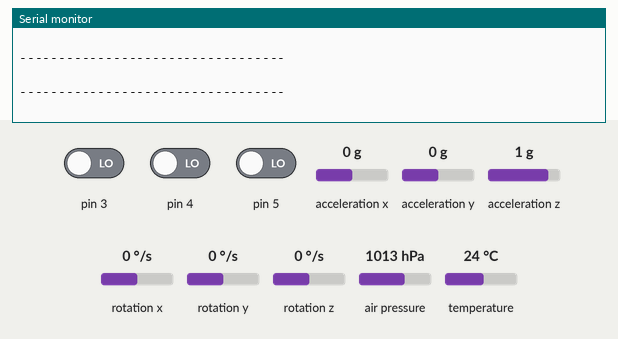
Recording of a sketch running on a simulated Arduino Uno, built with avr-gcc and run on an emulated ATmega328P. Shown: the last lines printed to the serial monitor. Wiring (inferred from the names in the program): MPU-6050 motion sensor at I2C address 0x68. The inputs (shaded band) are chosen by the test bench; at power-on: pin 3 LOW, pin 4 LOW, pin 5 LOW, acceleration x 0 g, acceleration y 0 g, acceleration z 1 g, rotation x 0 °/s, rotation y 0 °/s, rotation z 0 °/s, air pressure 1013 hPa, temperature 24 °C.

Above: at 5.8 s.
5.9 s: pin 3 driven HIGH
11.9 s: pin 3 driven LOW and pin 4 driven HIGH
At 16.5 s:
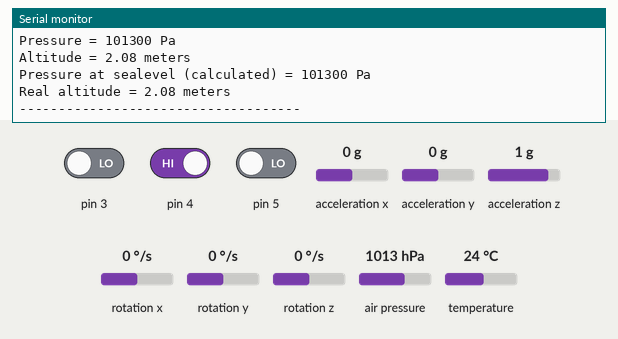
17.9 s: pin 5 driven HIGH
28.7 s: pin 4 driven LOW
At 33.8 s:
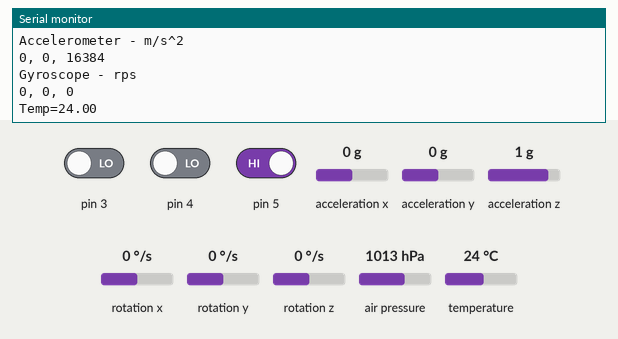
34.9 s: acceleration x set to -1.4 g
At 36.9 s:
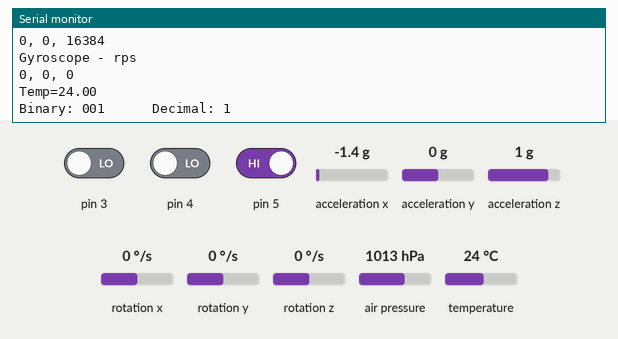
40.9 s: acceleration y set to -1.4 g
At 47.6 s:
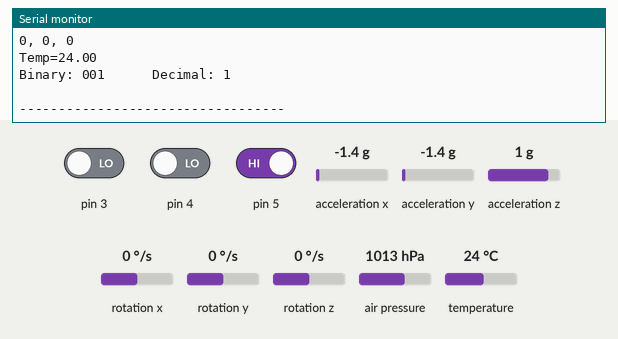
Timing chart, 0 to 47.9 s (numbered marks = the images above; inputs shaded):
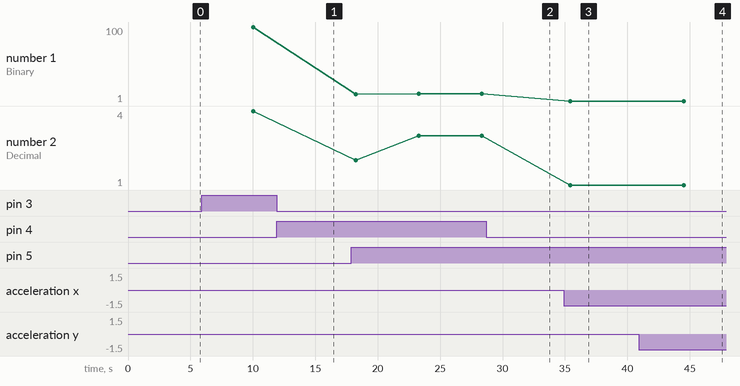

Measured:
- after the input at 11.9 s, the serial monitor: prints a new line after 3.1 s (image 1)
- after the input at 28.7 s, the serial monitor: prints a new line after 4.6 s (image 2)
- after the input at 40.9 s, the serial monitor: prints a new line after 1.6 s (image 4)
- plotted number 1: 100 → 11 after the input at 17.9 s
- plotted number 2: 4 → 3 after the input at 17.9 s

The sketch:

fullSystem_AccDip_BarDip_UltrasonicDip_v3.ino
```cpp
//Import all required libraries
#include <Adafruit_BMP085.h>
#include <SPI.h>
#include <Wire.h>
#include <Adafruit_GFX.h>
#include <Adafruit_SSD1306.h>
#include <Adafruit_MPU6050.h>
#include <Adafruit_Sensor.h>
#include <Adafruit_BMP280.h>
const int MPU6050_addr = 0x68;
int16_t AccX, AccY, AccZ, Temp, GyroX, GyroY, GyroZ;
#define trigPin 8
#define echoPin 7
Adafruit_BMP085 bmp;

// Declaration for an SSD1306 display connected to I2C (SDA, SCL pins)
#define OLED_RESET     4 // Reset pin # (or -1 if sharing Arduino reset pin)

#include <Adafruit_BMP085.h>
#define seaLevelPressure_hPa 1013.25


#define SCREEN_WIDTH 128 // OLED display width, in pixels
#define SCREEN_HEIGHT 64 // OLED display height, in pixels
Adafruit_SSD1306 display(SCREEN_WIDTH, SCREEN_HEIGHT);

//Initialize the variables
int bitVal;
String stringBit;
String stringBinary;
long binaryNumber;
int decimalNumber;
float duration;
float distance_cm;
float distance_in;
/*
//Prints the HEC5 logo on OLED Display
static const uint8_t PROGMEM logo[] = {
  0x00, 0x00, 0x00, 0x00, 0x00, 0x00, 0x00, 0x00, 0x00, 0x00, 0x00, 0x00, 0x00, 0x00, 0x00, 0x00,
  0x00, 0x00, 0x00, 0x00, 0x00, 0x00, 0x00, 0x00, 0x00, 0x00, 0x00, 0x00, 0x00, 0x00, 0x00, 0x00,
  0x00, 0x00, 0x00, 0x00, 0x00, 0x00, 0x00, 0x00, 0x00, 0x00, 0x00, 0x00, 0x00, 0x00, 0x00, 0x00,
  0x00, 0x00, 0x00, 0x00, 0x00, 0x00, 0x00, 0x00, 0x00, 0x00, 0x00, 0x00, 0x00, 0x00, 0x00, 0x00,
  0x00, 0x00, 0x00, 0x00, 0x00, 0x00, 0x00, 0x2f, 0xbb, 0x00, 0x00, 0x00, 0x00, 0x00, 0x00, 0x00,
  0x00, 0x00, 0x00, 0x00, 0x00, 0x00, 0x00, 0x3f, 0xa3, 0x80, 0x00, 0x00, 0x00, 0x00, 0x00, 0x00,
  0x00, 0x00, 0x00, 0x00, 0x00, 0x00, 0x00, 0x37, 0xb1, 0x80, 0x00, 0x00, 0x00, 0x00, 0x00, 0x00,
  0x00, 0x00, 0x00, 0x00, 0x00, 0x00, 0x00, 0x00, 0x03, 0x80, 0x00, 0x00, 0x00, 0x00, 0x00, 0x00,
  0x00, 0x00, 0x00, 0x00, 0x00, 0x00, 0x00, 0x00, 0x00, 0x00, 0x00, 0x00, 0x00, 0x00, 0x00, 0x00,
  0x00, 0x00, 0x00, 0x00, 0x00, 0x00, 0x00, 0x00, 0x00, 0x00, 0x00, 0x00, 0x00, 0x00, 0x00, 0x00,
  0x00, 0x00, 0x00, 0x00, 0x00, 0x00, 0x00, 0x00, 0x00, 0x00, 0x00, 0x00, 0x00, 0x00, 0x00, 0x00,
  0x00, 0x00, 0x00, 0x00, 0x00, 0x00, 0x00, 0x00, 0x00, 0x00, 0x00, 0x00, 0x00, 0x00, 0x00, 0x00,
  0x00, 0x00, 0x00, 0x00, 0x00, 0x00, 0x0c, 0x00, 0x00, 0x00, 0x08, 0x00, 0x00, 0x00, 0x00, 0x00,
  0x00, 0x00, 0x00, 0x00, 0x00, 0x18, 0x00, 0x00, 0x00, 0x80, 0x1c, 0x00, 0x00, 0x00, 0x00, 0x00,
  0x00, 0x00, 0x00, 0x00, 0x00, 0x0c, 0x00, 0x00, 0x01, 0x00, 0x1a, 0x00, 0x00, 0x00, 0x00, 0x00,
  0x00, 0x00, 0x00, 0x00, 0x00, 0x30, 0x18, 0x00, 0x01, 0x00, 0xcb, 0x00, 0x00, 0x00, 0x00, 0x00,
  0x00, 0x00, 0x00, 0x00, 0x00, 0x70, 0xff, 0xf0, 0x02, 0x00, 0xe3, 0x80, 0x00, 0x00, 0x00, 0x00,
  0x00, 0x00, 0x00, 0x00, 0x00, 0x71, 0xff, 0x60, 0x04, 0x00, 0x75, 0x80, 0x00, 0x00, 0x00, 0x00,
  0x00, 0x00, 0x00, 0x00, 0x00, 0xc3, 0xff, 0x20, 0x08, 0x00, 0xf3, 0x40, 0x00, 0x00, 0x00, 0x00,
  0x00, 0x00, 0x00, 0x00, 0x00, 0xc7, 0xff, 0x00, 0x10, 0xc0, 0xf9, 0xc0, 0x00, 0x00, 0x00, 0x00,
  0x00, 0x00, 0x00, 0x00, 0x01, 0xcf, 0x03, 0x00, 0x24, 0x61, 0xfd, 0x20, 0x00, 0x00, 0x00, 0x00,
  0x00, 0x00, 0x00, 0x00, 0x01, 0xdf, 0x47, 0x80, 0x40, 0x30, 0xfd, 0xe0, 0x00, 0x00, 0x00, 0x00,
  0x00, 0x00, 0x00, 0x00, 0x03, 0x9f, 0x03, 0x81, 0xe0, 0x1c, 0xfe, 0xe0, 0x00, 0x00, 0x00, 0x00,
  0x00, 0x00, 0x00, 0x00, 0x06, 0x9f, 0xe7, 0x01, 0xf8, 0x1f, 0x7e, 0x60, 0x00, 0x00, 0x00, 0x00,
  0x00, 0x00, 0x00, 0x00, 0x03, 0x8f, 0xff, 0x01, 0x38, 0x3f, 0x7e, 0x20, 0x00, 0x00, 0x00, 0x00,
  0x00, 0x00, 0x00, 0x00, 0x00, 0x07, 0xfe, 0x03, 0xf4, 0x27, 0x7f, 0x30, 0x00, 0x00, 0x00, 0x00,
  0x00, 0x00, 0x00, 0x00, 0x00, 0x07, 0xfc, 0x07, 0xff, 0xff, 0x7f, 0x38, 0x00, 0x00, 0x00, 0x00,
  0x00, 0x00, 0x00, 0x00, 0x00, 0x02, 0x6c, 0x05, 0xff, 0xf3, 0x7f, 0x38, 0x00, 0x00, 0x00, 0x00,
  0x00, 0x00, 0x00, 0x00, 0x00, 0x00, 0x46, 0x0b, 0xfe, 0xfb, 0xff, 0x28, 0x00, 0x00, 0x00, 0x00,
  0x00, 0x00, 0x00, 0x00, 0x00, 0x00, 0x04, 0x13, 0xff, 0xf8, 0xff, 0xb8, 0x00, 0x00, 0x00, 0x00,
  0x00, 0x00, 0x00, 0x00, 0x00, 0x00, 0x1e, 0x23, 0xbf, 0xfd, 0xff, 0x80, 0x00, 0x00, 0x00, 0x00,
  0x00, 0x00, 0x00, 0x00, 0x00, 0x00, 0xd8, 0x03, 0x7f, 0xf5, 0xff, 0x80, 0x00, 0x00, 0x00, 0x00,
  0x00, 0x00, 0x00, 0x00, 0x0c, 0x00, 0x04, 0x07, 0x7f, 0xf5, 0xff, 0x80, 0x00, 0x00, 0x00, 0x00,
  0x00, 0x00, 0x00, 0x00, 0x0c, 0x00, 0x00, 0x00, 0x7f, 0xfd, 0xff, 0x80, 0x00, 0x00, 0x00, 0x00,
  0x00, 0x00, 0x00, 0x00, 0x0e, 0x00, 0x00, 0x00, 0x7f, 0xf1, 0xff, 0x80, 0x00, 0x00, 0x00, 0x00,
  0x00, 0x00, 0x00, 0x00, 0x0e, 0x00, 0x00, 0x00, 0x7e, 0xe0, 0xff, 0x00, 0x00, 0x00, 0x00, 0x00,
  0x00, 0x00, 0x00, 0x00, 0x0e, 0x00, 0x00, 0x03, 0x7f, 0xe0, 0xff, 0x00, 0x00, 0x00, 0x00, 0x00,
  0x00, 0x00, 0x00, 0x00, 0x00, 0x00, 0x00, 0x13, 0x17, 0xc0, 0x7f, 0x00, 0x00, 0x00, 0x00, 0x00,
  0x00, 0x00, 0x00, 0x00, 0x07, 0x00, 0x00, 0x7e, 0x15, 0xc0, 0xff, 0x70, 0x00, 0x00, 0x00, 0x00,
  0x00, 0x00, 0x00, 0x00, 0x04, 0x00, 0x00, 0x78, 0xfd, 0xc0, 0xcf, 0x30, 0x00, 0x00, 0x00, 0x00,
  0x00, 0x00, 0x00, 0x00, 0x04, 0x00, 0x00, 0xf0, 0xfd, 0x80, 0x82, 0x60, 0x00, 0x00, 0x00, 0x00,
  0x00, 0x00, 0x00, 0x00, 0x03, 0x80, 0x01, 0xc0, 0xfe, 0xd0, 0xc0, 0xf0, 0x00, 0x00, 0x00, 0x00,
  0x00, 0x00, 0x00, 0x00, 0x03, 0x00, 0x01, 0x80, 0xff, 0xe0, 0xe4, 0xe0, 0x00, 0x00, 0x00, 0x00,
  0x00, 0x00, 0x00, 0x00, 0x03, 0xc0, 0x00, 0x01, 0xff, 0xe3, 0xcd, 0x20, 0x00, 0x00, 0x00, 0x00,
  0x00, 0x00, 0x00, 0x00, 0x01, 0xc0, 0x01, 0x83, 0xff, 0xf3, 0xc1, 0x80, 0x00, 0x00, 0x00, 0x00,
  0x00, 0x00, 0x00, 0x00, 0x01, 0xc0, 0x01, 0x83, 0xff, 0xfb, 0xe0, 0x40, 0x00, 0x00, 0x00, 0x00,
  0x00, 0x00, 0x00, 0x00, 0x00, 0x60, 0x00, 0x03, 0xff, 0xf9, 0xf3, 0x80, 0x00, 0x00, 0x00, 0x00,
  0x00, 0x00, 0x00, 0x00, 0x00, 0x70, 0x00, 0x10, 0xff, 0xf9, 0xe1, 0x80, 0x00, 0x00, 0x00, 0x00,
  0x00, 0x00, 0x00, 0x00, 0x00, 0x78, 0x00, 0x00, 0xff, 0xfb, 0xcd, 0x00, 0x00, 0x00, 0x00, 0x00,
  0x00, 0x00, 0x00, 0x00, 0x00, 0x24, 0x00, 0x00, 0x83, 0xf1, 0x86, 0x00, 0x00, 0x00, 0x00, 0x00,
  0x00, 0x00, 0x00, 0x00, 0x00, 0x1c, 0x00, 0x00, 0x03, 0xe0, 0x3c, 0x00, 0x00, 0x00, 0x00, 0x00,
  0x00, 0x00, 0x00, 0x00, 0x00, 0x18, 0x00, 0x00, 0x03, 0x80, 0x38, 0x00, 0x00, 0x00, 0x00, 0x00,
  0x00, 0x00, 0x00, 0x00, 0x00, 0x00, 0x00, 0x00, 0x00, 0x00, 0xb0, 0x00, 0x00, 0x00, 0x00, 0x00,
  0x00, 0x00, 0x00, 0x00, 0x00, 0x00, 0x00, 0x00, 0x00, 0x00, 0xc0, 0x00, 0x00, 0x00, 0x00, 0x00,
  0x00, 0x00, 0x00, 0x00, 0x00, 0x00, 0x10, 0x00, 0x00, 0x00, 0x40, 0x00, 0x00, 0x00, 0x00, 0x00,
  0x00, 0x00, 0x00, 0x00, 0x00, 0x00, 0x3e, 0x00, 0x00, 0x00, 0x00, 0x00, 0x00, 0x00, 0x00, 0x00,
  0x00, 0x00, 0x00, 0x00, 0x00, 0x00, 0x3f, 0xc0, 0x00, 0x40, 0x00, 0x00, 0x00, 0x00, 0x00, 0x00,
  0x00, 0x00, 0x00, 0x00, 0x00, 0x00, 0x0b, 0xbe, 0x32, 0x60, 0x00, 0x00, 0x00, 0x00, 0x00, 0x00,
  0x00, 0x00, 0x00, 0x00, 0x00, 0x00, 0x07, 0xba, 0xbe, 0xe0, 0x00, 0x00, 0x00, 0x00, 0x00, 0x00,
  0x00, 0x00, 0x00, 0x00, 0x00, 0x00, 0x00, 0xfb, 0xfa, 0x80, 0x00, 0x00, 0x00, 0x00, 0x00, 0x00,
  0x00, 0x00, 0x00, 0x00, 0x00, 0x00, 0x00, 0x0f, 0xe8, 0x00, 0x00, 0x00, 0x00, 0x00, 0x00, 0x00,
  0x00, 0x00, 0x00, 0x00, 0x00, 0x00, 0x00, 0x00, 0x00, 0x00, 0x00, 0x00, 0x00, 0x00, 0x00, 0x00,
  0x00, 0x00, 0x00, 0x00, 0x00, 0x00, 0x00, 0x00, 0x00, 0x00, 0x00, 0x00, 0x00, 0x00, 0x00, 0x00,
  0x00, 0x00, 0x00, 0x00, 0x00, 0x00, 0x00, 0x00, 0x00, 0x00, 0x00, 0x00, 0x00, 0x00, 0x00, 0x00
};

*/

void setup() {
//accerleration basic reading
 Serial.begin(9600);
   //SSD1306_SWITCHCAPVCC = generate display voltage from 3.3V internally
  //display.begin(SSD1306_SWITCHCAPVCC, 0x3C);
  //display.clearDisplay();

//   Show initial display buffer contents on the screen --
  //display.drawBitmap(0,0,logo,128,64,1);
//   the library initializes this with an Adafruit splash screen.
  //display.display();
  //delay(5000); // Pause for 5 seconds

  //display.clearDisplay();
  // Clear the buffer
  // Show the display buffer on the screen. You MUST call display() after
  // drawing commands to make them visible on screen!
  Wire.begin();
  Wire.beginTransmission(MPU6050_addr);
  Wire.write(0x6B);
  Wire.write(0);
  Wire.endTransmission(true);
  display.clearDisplay();
  display.setTextSize(1);
  display.setTextColor(WHITE);
  display.setRotation(0);
  display.clearDisplay();


  //Sets pin 3 to pin 6 as input
  //DIP Switch
  for (int x = 3; x < 6; x++) {

    pinMode(x, INPUT);
   //Serial.print("Digital port input check: ");
   //Serial.println(x);
}
}

void loop() {
  Wire.beginTransmission(MPU6050_addr);
  Wire.write(0x3B);
  Wire.endTransmission(false);
  Wire.requestFrom(MPU6050_addr, 14, true);
  AccX = Wire.read() << 8 | Wire.read();
  AccY = Wire.read() << 8 | Wire.read();
  AccZ = Wire.read() << 8 | Wire.read();
  Temp = Wire.read() << 8 | Wire.read();
  GyroX = Wire.read() << 8 | Wire.read();
  GyroY = Wire.read() << 8 | Wire.read();
  GyroZ = Wire.read() << 8 | Wire.read();

display.clearDisplay();
  //Reads the Binary number from the DIP Switch
  for (int x = 3; x < 6; x++) {

    bitVal = digitalRead(x);
    stringBit = String(bitVal);
    stringBinary = stringBinary + stringBit;
    binaryNumber = stringBinary.toInt();

  }
  //Function to convert Binary to Decimal
  decimalNumber = convertBinaryToDecimal(binaryNumber);


  switch (decimalNumber){
  case 1:
  Serial.println("Accelerometer Application Running");
  AccelerometerSerial();
  PositionSerial();
  //AccelerometerOLED();
  //DisplayPositionOLED();
  delay(2000);


    break;
  case 2:
    Serial.println("Barometer Application Running");
    BarometerSerial();
    PositionSerial();
    //Barometer();
    break;
  case 3:
    Serial.println("Ultrasonic Application Running");
    //Ultrasonic();
    PositionSerial();
    break;
  case 4:
    Serial.println("Switch Application Running");
    //Switch();
    PositionSerial();
    break;
}

   //AccelerometerSerial();
   //PositionSerial();
   //AccelerometerOLED();
   //DisplayPositionOLED();
   Serial.println(" ");
   Serial.println("----------------------------------");
   delay(5000);


  //Resets all the variables
  binaryNumber = 0;
  bitVal = 0;
  stringBit = "";
  stringBinary = "";


}


void AccelerometerSerial(){
  Wire.beginTransmission(MPU6050_addr);
  Wire.write(0x3B);
  Wire.endTransmission(false);
  Wire.requestFrom(MPU6050_addr, 14, true);
  AccX = Wire.read() << 8 | Wire.read();
  AccY = Wire.read() << 8 | Wire.read();
  AccZ = Wire.read() << 8 | Wire.read();
  Temp = Wire.read() << 8 | Wire.read();
  GyroX = Wire.read() << 8 | Wire.read();
  GyroY = Wire.read() << 8 | Wire.read();
  GyroZ = Wire.read() << 8 | Wire.read();

  Serial.println("HEC5-UTTyler 2022");
  Serial.println("NASA-TSGC Design");
  Serial.println("");
  Serial.println("Accelerometer - m/s^2");
  Serial.print(AccX);
  Serial.print(", ");
  Serial.print(AccY);
  Serial.print(", ");
  Serial.print(AccZ);
  Serial.println("");
  Serial.println("Gyroscope - rps");
  Serial.print(GyroX, 1);
  Serial.print(", ");
  Serial.print(GyroY);
  Serial.print(", ");
  Serial.print(GyroZ);
  Serial.println("");
  Serial.print("Temp=");
  Serial.print(Temp / 340.00 + 36.53);
  Serial.println("");
  delay(2000);
}

void AccelerometerOLED(){
  Wire.beginTransmission(MPU6050_addr);
  Wire.write(0x3B);
  Wire.endTransmission(false);
  Wire.requestFrom(MPU6050_addr, 14, true);
  AccX = Wire.read() << 8 | Wire.read();
  AccY = Wire.read() << 8 | Wire.read();
  AccZ = Wire.read() << 8 | Wire.read();
  Temp = Wire.read() << 8 | Wire.read();
  GyroX = Wire.read() << 8 | Wire.read();
  GyroY = Wire.read() << 8 | Wire.read();
  GyroZ = Wire.read() << 8 | Wire.read();

  display.clearDisplay();
  display.setCursor(0, 0);
  display.println("HEC5-UTTyler 2022");
  display.println("NASA-TSGC Design");
  display.println("");
  display.println("Accelerometer - m/s^2");
  display.print(AccX);
  display.print(", ");
  display.print(AccY);
  display.print(", ");
  display.print(AccZ);
  display.println("");
  display.println("Gyroscope - rps");
  display.print(GyroX, 1);
  display.print(", ");
  display.print(GyroY);
  display.print(", ");
  display.print(GyroZ);
  display.println("");
  display.print("Temp=");
  display.print(Temp / 340.00 + 36.53);
  display.display();
  delay(5555); // Pause for 5.55 seconds
}


 //Function to convert Binary to Decimal
long convertBinaryToDecimal(long binary) {
  long number = binary;
  long decimalVal = 0;
  long baseVal = 1;
  long tempVal = number;
  long previousDigit;
  while (tempVal) {
  //Converts Binary to Decimal
  previousDigit = tempVal % 10;
  tempVal = tempVal / 10;
  decimalVal += previousDigit * baseVal;
  baseVal = baseVal * 2;
  }
  //Returns the Decimal number
  return decimalVal;
}

void DisplayPositionOLED(){
   //Prints the Binary number on the OLED Display
  display.clearDisplay();
  display.setTextSize(1);
  display.setTextColor(WHITE);
  display.setCursor(5, 10);
  display.print("HEC5-UTTyler");
  display.setCursor(5, 20);
  display.print("NASA-TSGC Design");
  display.setCursor(5, 40);
  display.print("Binary:");
  display.println(stringBinary);
  //Prints the Decimal number on the OLED Display
  display.setTextSize(1);
  display.setTextColor(WHITE);
  display.setCursor(5, 50);
  display.print("Position:");
  display.println(decimalNumber);
  display.display();
  delay(3000);
  display.clearDisplay();
  }


void PositionSerial(){
  //Prints the Binary number on the Serial Monitor
Serial.print("Binary: ");
Serial.print(stringBinary);
Serial.print("      ");
//Prints the Decimal number on the Serial Monitor
Serial.print("Decimal: ");
Serial.println(decimalNumber);
}

void BarometerSerial(){
  Serial.println("HEC5-UTTyler 2022");
  Serial.println("NASA-TSGC Design");
  Serial.println("");
  Serial.print("Temperature = ");
  Serial.print(bmp.readTemperature());
  Serial.println(" *C");
  Serial.print("Pressure = ");
  Serial.print(bmp.readPressure());
  Serial.println(" Pa");
  Serial.print("Altitude = ");
  Serial.print(bmp.readAltitude());
  Serial.println(" meters");
  Serial.print("Pressure at sealevel (calculated) = ");
  Serial.print(bmp.readSealevelPressure());
  Serial.println(" Pa");
  Serial.print("Real altitude = ");
  Serial.print(bmp.readAltitude(seaLevelPressure_hPa * 100));
  Serial.println(" meters");
  Serial.println("------------------------------------");
  delay(3000);
}

void BarometerOLED() {
  display.clearDisplay();
  display.setTextSize(1);
  display.setTextColor(WHITE);
  display.setCursor(0, 0);
  display.println("HEC5-UTTyler 2022");
  display.println("NASA-TSGC Design");

  display.setCursor(0, 30);
  display.print("Temperature: ");
  display.print(bmp.readTemperature());
  display.print(" C");
  display.println("");
  display.print("Pressure:   ");
  display.print(bmp.readPressure());
  display.print(" Pa");
  display.println("");
  display.print("Altitude:   ");
  display.print(bmp.readAltitude());
  display.print(" m");
  display.display();
  delay(5555);
}

void UltrasonicOLED(){
digitalWrite(trigPin, LOW); //PULSE ___|---|___
delayMicroseconds(2);
digitalWrite(trigPin, HIGH);
delayMicroseconds(10);
digitalWrite(trigPin, LOW);
duration = pulseIn(echoPin, HIGH);
distance_cm = (duration/2) / 29.1;
distance_in = (duration/2) / 73.914;

display.clearDisplay();
display.setTextSize(1);
display.setTextColor(WHITE);
display.setCursor(5, 00);
display.print("HEC5-UTTyler");
display.setCursor(5, 10);
display.print("NASA-TSGC Design");
display.setCursor(0,30);
display.println("Distance Measurement");
display.setCursor(40,40);
display.print(distance_cm);
display.print(" cm");
display.setCursor(40,50);
display.print(distance_in);
display.print(" in");
display.display();
delay(2222);
display.clearDisplay();
}
void UltrasonicSerial(){
Serial.println("HEC5-UTTyler 2022");
Serial.println("NASA-TSGC Design");
Serial.println("");
Serial.println("Distance Measurement ");
Serial.print(distance_cm);
Serial.print(" cm");
Serial.println("");
Serial.print(distance_in);
Serial.println(" in");
Serial.println("------------------------------------");
Serial.println("");
}

void initalReadingPosition(){
  Serial.print("Initaling Status ");
  delay(500);
  Serial.print("-");
  delay(500);
  Serial.print("-");
  delay(500);
  Serial.print("-");
  delay(500);
  Serial.print("-");
  delay(500);
  Serial.print(" Reding Position red+yellow+green LED blinking");
  Serial.println("");
  delay(500);

  digitalWrite(10, HIGH);
  digitalWrite(11, HIGH);
  digitalWrite(12, HIGH);
  delay(1000);
  digitalWrite(10, LOW);
  digitalWrite(11, LOW);
  digitalWrite(12, LOW);
  delay(1000);

}
void failingRedLED(){
  Serial.print("Failing Status ");
  delay(500);
  Serial.print("-");
  delay(500);
  Serial.print("-");
  delay(500);
  Serial.print("-");
  delay(500);
  Serial.print("-");
  delay(500);
  Serial.print(" red LED blinking");
  Serial.println("");
  delay(500);

  digitalWrite(10, HIGH);
  delay(2000);
  digitalWrite(10, LOW);
  delay(2000);
}
void connectYellowLED(){
  Serial.print("Conneting Status ");
  delay(500);
  Serial.print("-");
  delay(500);
  Serial.print("-");
  delay(500);
  Serial.print("-");
  delay(500);
  Serial.print("-");
  delay(500);
  Serial.print(" yellow LED blinking");
  Serial.println("");
  delay(500);

  digitalWrite(11, HIGH);
  delay(2000);
  digitalWrite(11, LOW);
  delay(2000);
}
void runningGreenLED(){
  Serial.print("Running Status ");
  delay(500);
  Serial.print("-");
  delay(500);
  Serial.print("-");
  delay(500);
  Serial.print("-");
  delay(500);
  Serial.print("-");
  delay(500);
  Serial.print(" green LED blinking");
  Serial.println("");
  delay(500);
  digitalWrite(12, HIGH);
  delay(2000);
  digitalWrite(12, LOW);
  delay(2000);
}
```
